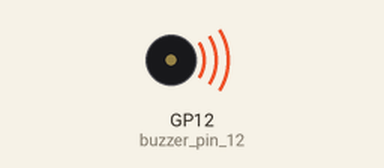
This program was run on a simulated Raspberry Pi Pico running MicroPython. On the bench: buzzer (waves = sounding). At 11.0 s the program stops and its outputs stay as they are.

Above: at 0.1 s.
At 11.1 s:
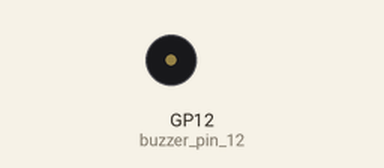
Timing chart, 0 to 12.5 s (numbered marks = the images above):
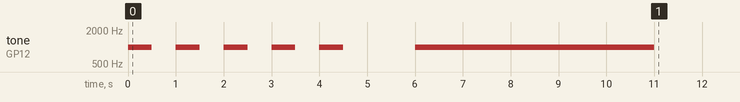

Measured:
- by itself, tone on GP12 (buzzer_pin_12): goes 4 × (1000 Hz 0.50 s, silent 0.50 s), 1000 Hz 0.50 s, silent 1.5 s, 1000 Hz 5.0 s, then silent

The program:

test.py
```python
from machine import Pin, PWM
import time

# Set up the GPIO pins as output for controlling the buzzer
buzzer_pin_10 = Pin(10, Pin.OUT)  # GP10 connected to buzzer
buzzer_pin_11 = Pin(11, Pin.OUT)  # GP11 (additional current source)
buzzer_pin_12 = Pin(12, Pin.OUT)  # GP12 (additional current source)

# Set up PWM on each of the pins
pwm_10 = PWM(buzzer_pin_10)
pwm_11 = PWM(buzzer_pin_11)
pwm_12 = PWM(buzzer_pin_12)

# Set frequency of PWM (in Hz) – adjust to control pitch of the buzzer
pwm_10.freq(1000)  # Frequency of 1kHz is typical for buzzer tones
pwm_11.freq(1000)
pwm_12.freq(1000)

# Initial duty cycle (controls intensity, max value 65535)
pwm_10.duty_u16(32767)  # 50% duty cycle to avoid overdriving buzzer
pwm_11.duty_u16(32767)
pwm_12.duty_u16(32767)

# Function to pulse the buzzer in cycles
def pulse_buzzer(cycles):
    for _ in range(cycles):
        pwm_10.duty_u16(32767)  # Set a 50% duty cycle
        pwm_11.duty_u16(32767)
        pwm_12.duty_u16(32767)
        time.sleep(0.5)  # Buzz for half a second
        pwm_10.duty_u16(0)  # Turn off the buzzer
        pwm_11.duty_u16(0)
        pwm_12.duty_u16(0)
        time.sleep(0.5)  # Wait for half a second

# Function to stop the buzzer completely
def stop_buzzer():
    pwm_10.duty_u16(0)  # Turn off the buzzer completely
    pwm_11.duty_u16(0)
    pwm_12.duty_u16(0)

# Example usage: Pulse the buzzer for 5 cycles
pulse_buzzer(5)

# Stop buzzer after the pulses
stop_buzzer()

# Optionally, keep the buzzer off and wait
time.sleep(1)  # Wait for a second

# If you need to turn it on again, you can call pulse_buzzer or start PWM with a specific duty cycle
# For example, you can restart buzzing:
pwm_10.duty_u16(32767)  # Set the buzzer to pulse again at 50% intensity
pwm_11.duty_u16(32767)
pwm_12.duty_u16(32767)
time.sleep(5)  # Let it buzz for 5 seconds
stop_buzzer()  # Ensure the buzzer is stopped
```
